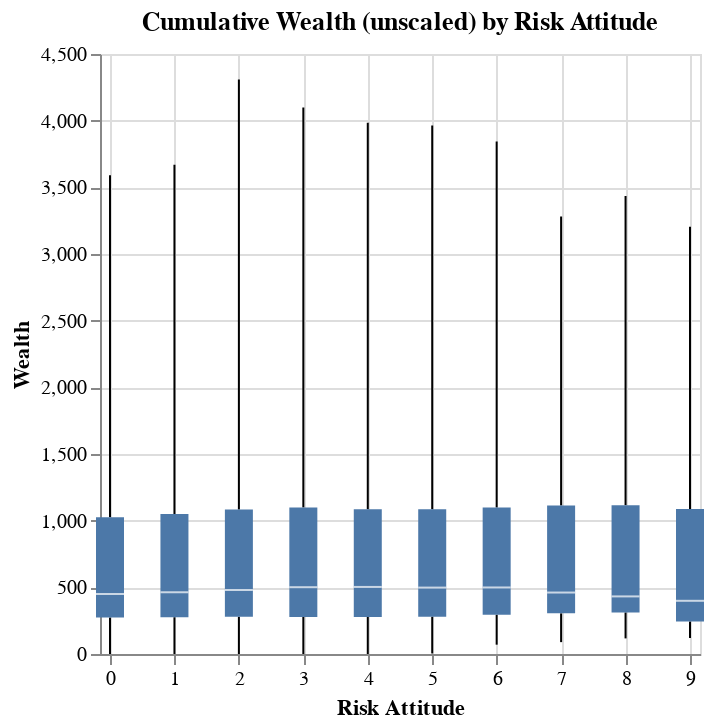

Write notebook code for a chart like this one.
### Markdown cell above
First plot unscaled wealth distribution by risk attitude.

### Code cell
# our data has a lot of rows; enable vegafusion so altair can calculate quartiles for us
alt.data_transformers.enable("vegafusion")

alt.Chart(agents_last_round_df).mark_boxplot(extent="min-max").encode(
   x=alt.X("risk_attitude", title="Risk Attitude").scale(domain=[0, 9]),
    y=alt.X("points", title="Wealth "),
).properties(title="Cumulative Wealth (unscaled) by Risk Attitude")

### Figure 1 — Vega specification as saved in the notebook (floating-point values rounded to 4 significant figures)
{"$schema": "https://vega.github.io/schema/vega/v5.json", "data": [{"name": "source_0"}, {"name": "data_0", "values": [{"lower_box_points": 279.0, "lower_whisker_points": 0, "mid_box_points": 480, "risk_attitude": 2, "upper_box_points": 1084.0, "upper_whisker_points": 4309}, {"lower_box_points": 305.0, "lower_whisker_points": 89, "mid_box_points": 461, "risk_attitude": 7, "upper_box_points": 1113.0, "upper_whisker_points": 3281}, {"lower_box_points": 243.0, "lower_whisker_points": 120, "mid_box_points": 399, "risk_attitude": 9, "upper_box_points": 1087.0, "upper_whisker_points": 3205}, {"lower_box_points": 312.0, "lower_whisker_points": 117, "mid_box_points": 432, "risk_attitude": 8, "upper_box_points": 1115.0, "upper_whisker_points": 3435}, {"lower_box_points": 280.0, "lower_whisker_points": 4, "mid_box_points": 498, "risk_attitude": 5, "upper_box_points": 1086.0, "upper_whisker_points": 3963}, {"lower_box_points": 278.0, "lower_whisker_points": 0, "mid_box_points": 501, "risk_attitude": 3, "upper_box_points": 1098.0, "upper_whisker_points": 4098}, {"lower_box_points": 294.0, "lower_whisker_points": 70, "mid_box_points": 499, "risk_attitude": 6, "upper_box_points": 1099.0, "upper_whisker_points": 3843}, {"lower_box_points": 278.0, "lower_whisker_points": 0, "mid_box_points": 503, "risk_attitude": 4, "upper_box_points": 1085.0, "upper_whisker_points": 3984}, {"lower_box_points": 276.0, "lower_whisker_points": 0, "mid_box_points": 463, "risk_attitude": 1, "upper_box_points": 1050.0, "upper_whisker_points": 3669}, {"lower_box_points": 274.0, "lower_whisker_points": 0, "mid_box_points": 450, "risk_attitude": 0, "upper_box_points": 1026.0, "upper_whisker_points": 3590}]}, {"name": "data_1", "values": [{"lower_box_points": 279.0, "lower_whisker_points": 0, "mid_box_points": 480, "risk_attitude": 2, "upper_box_points": 1084.0, "upper_whisker_points": 4309}, {"lower_box_points": 305.0, "lower_whisker_points": 89, "mid_box_points": 461, "risk_attitude": 7, "upper_box_points": 1113.0, "upper_whisker_points": 3281}, {"lower_box_points": 243.0, "lower_whisker_points": 120, "mid_box_points": 399, "risk_attitude": 9, "upper_box_points": 1087.0, "upper_whisker_points": 3205}, {"lower_box_points": 312.0, "lower_whisker_points": 117, "mid_box_points": 432, "risk_attitude": 8, "upper_box_points": 1115.0, "upper_whisker_points": 3435}, {"lower_box_points": 280.0, "lower_whisker_points": 4, "mid_box_points": 498, "risk_attitude": 5, "upper_box_points": 1086.0, "upper_whisker_points": 3963}, {"lower_box_points": 278.0, "lower_whisker_points": 0, "mid_box_points": 501, "risk_attitude": 3, "upper_box_points": 1098.0, "upper_whisker_points": 4098}, {"lower_box_points": 294.0, "lower_whisker_points": 70, "mid_box_points": 499, "risk_attitude": 6, "upper_box_points": 1099.0, "upper_whisker_points": 3843}, {"lower_box_points": 278.0, "lower_whisker_points": 0, "mid_box_points": 503, "risk_attitude": 4, "upper_box_points": 1085.0, "upper_whisker_points": 3984}, {"lower_box_points": 276.0, "lower_whisker_points": 0, "mid_box_points": 463, "risk_attitude": 1, "upper_box_points": 1050.0, "upper_whisker_points": 3669}, {"lower_box_points": 274.0, "lower_whisker_points": 0, "mid_box_points": 450, "risk_attitude": 0, "upper_box_points": 1026.0, "upper_whisker_points": 3590}]}, {"name": "data_2", "values": [{"lower_box_points": 279.0, "lower_whisker_points": 0, "mid_box_points": 480, "risk_attitude": 2, "upper_box_points": 1084.0, "upper_whisker_points": 4309}, {"lower_box_points": 305.0, "lower_whisker_points": 89, "mid_box_points": 461, "risk_attitude": 7, "upper_box_points": 1113.0, "upper_whisker_points": 3281}, {"lower_box_points": 243.0, "lower_whisker_points": 120, "mid_box_points": 399, "risk_attitude": 9, "upper_box_points": 1087.0, "upper_whisker_points": 3205}, {"lower_box_points": 312.0, "lower_whisker_points": 117, "mid_box_points": 432, "risk_attitude": 8, "upper_box_points": 1115.0, "upper_whisker_points": 3435}, {"lower_box_points": 280.0, "lower_whisker_points": 4, "mid_box_points": 498, "risk_attitude": 5, "upper_box_points": 1086.0, "upper_whisker_points": 3963}, {"lower_box_points": 278.0, "lower_whisker_points": 0, "mid_box_points": 501, "risk_attitude": 3, "upper_box_points": 1098.0, "upper_whisker_points": 4098}, {"lower_box_points": 294.0, "lower_whisker_points": 70, "mid_box_points": 499, "risk_attitude": 6, "upper_box_points": 1099.0, "upper_whisker_points": 3843}, {"lower_box_points": 278.0, "lower_whisker_points": 0, "mid_box_points": 503, "risk_attitude": 4, "upper_box_points": 1085.0, "upper_whisker_points": 3984}, {"lower_box_points": 276.0, "lower_whisker_points": 0, "mid_box_points": 463, "risk_attitude": 1, "upper_box_points": 1050.0, "upper_whisker_points": 3669}, {"lower_box_points": 274.0, "lower_whisker_points": 0, "mid_box_points": 450, "risk_attitude": 0, "upper_box_points": 1026.0, "upper_whisker_points": 3590}]}, {"name": "data_3", "values": [{"lower_box_points": 279.0, "lower_whisker_points": 0, "mid_box_points": 480, "risk_attitude": 2, "upper_box_points": 1084.0, "upper_whisker_points": 4309}, {"lower_box_points": 305.0, "lower_whisker_points": 89, "mid_box_points": 461, "risk_attitude": 7, "upper_box_points": 1113.0, "upper_whisker_points": 3281}, {"lower_box_points": 243.0, "lower_whisker_points": 120, "mid_box_points": 399, "risk_attitude": 9, "upper_box_points": 1087.0, "upper_whisker_points": 3205}, {"lower_box_points": 312.0, "lower_whisker_points": 117, "mid_box_points": 432, "risk_attitude": 8, "upper_box_points": 1115.0, "upper_whisker_points": 3435}, {"lower_box_points": 280.0, "lower_whisker_points": 4, "mid_box_points": 498, "risk_attitude": 5, "upper_box_points": 1086.0, "upper_whisker_points": 3963}, {"lower_box_points": 278.0, "lower_whisker_points": 0, "mid_box_points": 501, "risk_attitude": 3, "upper_box_points": 1098.0, "upper_whisker_points": 4098}, {"lower_box_points": 294.0, "lower_whisker_points": 70, "mid_box_points": 499, "risk_attitude": 6, "upper_box_points": 1099.0, "upper_whisker_points": 3843}, {"lower_box_points": 278.0, "lower_whisker_points": 0, "mid_box_points": 503, "risk_attitude": 4, "upper_box_points": 1085.0, "upper_whisker_points": 3984}, {"lower_box_points": 276.0, "lower_whisker_points": 0, "mid_box_points": 463, "risk_attitude": 1, "upper_box_points": 1050.0, "upper_whisker_points": 3669}, {"lower_box_points": 274.0, "lower_whisker_points": 0, "mid_box_points": 450, "risk_attitude": 0, "upper_box_points": 1026.0, "upper_whisker_points": 3590}]}], "marks": [{"type": "rule", "name": "layer_0_marks", "from": {"data": "data_0"}, "encode": {"update": {"stroke": {"value": "black"}, "y2": {"field": "lower_box_points", "scale": "y"}, "x": {"field": "risk_attitude", "scale": "x"}, "y": {"field": "lower_whisker_points", "scale": "y"}, "tooltip": {"signal": "{\"Max of Wealth \": format(datum[\"upper_whisker_points\"], \"\"), \"Q3 of Wealth \": format(datum[\"upper_box_points\"], \"\"), \"Median of Wealth \": format(datum[\"mid_box_points\"], \"\"), \"Q1 of Wealth \": format(datum[\"lower_box_points\"], \"\"), \"Min of Wealth \": format(datum[\"lower_whisker_points\"], \"\"), \"Risk Attitude\": format(datum[\"risk_attitude\"], \"\")}"}}}, "aria": false, "style": ["rule", "boxplot-rule"]}, {"type": "rule", "name": "layer_1_marks", "from": {"data": "data_1"}, "encode": {"update": {"y2": {"field": "upper_whisker_points", "scale": "y"}, "stroke": {"value": "black"}, "tooltip": {"signal": "{\"Max of Wealth \": format(datum[\"upper_whisker_points\"], \"\"), \"Q3 of Wealth \": format(datum[\"upper_box_points\"], \"\"), \"Median of Wealth \": format(datum[\"mid_box_points\"], \"\"), \"Q1 of Wealth \": format(datum[\"lower_box_points\"], \"\"), \"Min of Wealth \": format(datum[\"lower_whisker_points\"], \"\"), \"Risk Attitude\": format(datum[\"risk_attitude\"], \"\")}"}, "x": {"field": "risk_attitude", "scale": "x"}, "y": {"field": "upper_box_points", "scale": "y"}}}, "style": ["rule", "boxplot-rule"], "aria": false}, {"type": "rect", "name": "layer_2_marks", "from": {"data": "data_2"}, "encode": {"update": {"tooltip": {"signal": "{\"Max of Wealth \": format(datum[\"upper_whisker_points\"], \"\"), \"Q3 of Wealth \": format(datum[\"upper_box_points\"], \"\"), \"Median of Wealth \": format(datum[\"mid_box_points\"], \"\"), \"Q1 of Wealth \": format(datum[\"lower_box_points\"], \"\"), \"Min of Wealth \": format(datum[\"lower_whisker_points\"], \"\"), \"Risk Attitude\": format(datum[\"risk_attitude\"], \"\")}"}, "fill": {"value": "#4c78a8"}, "xc": {"field": "risk_attitude", "scale": "x"}, "y2": {"field": "upper_box_points", "scale": "y"}, "y": {"field": "lower_box_points", "scale": "y"}, "width": {"value": 14}}}, "style": ["bar", "boxplot-box"]}, {"type": "rect", "name": "layer_3_marks", "from": {"data": "data_3"}, "encode": {"update": {"opacity": {"value": 0.7}, "yc": {"field": "mid_box_points", "scale": "y"}, "height": {"value": 1}, "width": {"value": 14}, "tooltip": {"signal": "{\"Max of Wealth \": format(datum[\"upper_whisker_points\"], \"\"), \"Q3 of Wealth \": format(datum[\"upper_box_points\"], \"\"), \"Median of Wealth \": format(datum[\"mid_box_points\"], \"\"), \"Q1 of Wealth \": format(datum[\"lower_box_points\"], \"\"), \"Min of Wealth \": format(datum[\"lower_whisker_points\"], \"\"), \"Risk Attitude\": format(datum[\"risk_attitude\"], \"\")}"}, "xc": {"field": "risk_attitude", "scale": "x"}, "fill": [{"value": "#4c78a8", "test": "datum['lower_box_points'] >= datum['upper_box_points']"}, {"value": "white"}]}}, "aria": false, "style": ["tick", "boxplot-median"]}], "scales": [{"name": "x", "type": "linear", "domain": [0, 9], "range": [0, {"signal": "width"}], "zero": true, "padding": 5}, {"name": "y", "type": "linear", "domain": {"fields": [{"data": "data_0", "field": "lower_whisker_points"}, {"data": "data_0", "field": "lower_box_points"}, {"data": "data_1", "field": "upper_box_points"}, {"data": "data_1", "field": "upper_whisker_points"}, {"data": "data_2", "field": "lower_box_points"}, {"data": "data_2", "field": "upper_box_points"}, {"data": "data_3", "field": "mid_box_points"}]}, "range": [{"signal": "height"}, 0], "zero": true, "nice": true}], "axes": [{"scale": "x", "domain": false, "ticks": false, "zindex": 0, "orient": "bottom", "tickCount": {"signal": "ceil(width/40)"}, "grid": true, "minExtent": 0, "labels": false, "gridScale": "y", "maxExtent": 0, "aria": false}, {"scale": "y", "minExtent": 0, "tickCount": {"signal": "ceil(height/40)"}, "domain": false, "orient": "left", "ticks": false, "aria": false, "gridScale": "x", "maxExtent": 0, "grid": true, "labels": false, "zindex": 0}, {"scale": "x", "labelFlush": true, "zindex": 0, "grid": false, "orient": "bottom", "tickCount": {"signal": "ceil(width/40)"}, "title": "Risk Attitude", "labelOverlap": true}, {"scale": "y", "orient": "left", "grid": false, "labelOverlap": true, "zindex": 0, "title": "Wealth ", "tickCount": {"signal": "ceil(height/40)"}}], "title": {"text": "Cumulative Wealth (unscaled) by Risk Attitude", "frame": "group"}, "width": 300, "padding": 5, "background": "white", "style": "cell", "height": 300}
